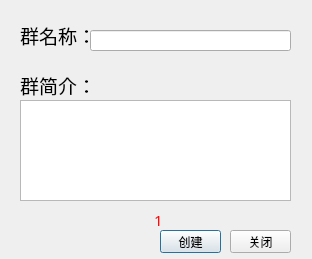
<?xml version="1.0" encoding="UTF-8"?>
<ui version="4.0">
 <class>CreateGroup</class>
 <widget class="QDialog" name="CreateGroup">
  <property name="geometry">
   <rect>
    <x>0</x>
    <y>0</y>
    <width>312</width>
    <height>259</height>
   </rect>
  </property>
  <property name="windowTitle">
   <string>创建聊天群</string>
  </property>
  <widget class="QLabel" name="label">
   <property name="geometry">
    <rect>
     <x>20</x>
     <y>20</y>
     <width>71</width>
     <height>31</height>
    </rect>
   </property>
   <property name="font">
    <font>
     <family>宋体</family>
     <pointsize>14</pointsize>
    </font>
   </property>
   <property name="text">
    <string>群名称：</string>
   </property>
  </widget>
  <widget class="QLineEdit" name="groupNameEdit">
   <property name="geometry">
    <rect>
     <x>90</x>
     <y>30</y>
     <width>201</width>
     <height>21</height>
    </rect>
   </property>
  </widget>
  <widget class="QLabel" name="label_2">
   <property name="geometry">
    <rect>
     <x>20</x>
     <y>70</y>
     <width>71</width>
     <height>31</height>
    </rect>
   </property>
   <property name="font">
    <font>
     <family>宋体</family>
     <pointsize>14</pointsize>
    </font>
   </property>
   <property name="text">
    <string>群简介：</string>
   </property>
  </widget>
  <widget class="QTextEdit" name="groupIntroEdit">
   <property name="geometry">
    <rect>
     <x>20</x>
     <y>100</y>
     <width>271</width>
     <height>101</height>
    </rect>
   </property>
  </widget>
  <widget class="QPushButton" name="createButton">
   <property name="geometry">
    <rect>
     <x>160</x>
     <y>230</y>
     <width>61</width>
     <height>23</height>
    </rect>
   </property>
   <property name="text">
    <string>创建</string>
   </property>
  </widget>
  <widget class="QPushButton" name="closeButton">
   <property name="geometry">
    <rect>
     <x>230</x>
     <y>230</y>
     <width>61</width>
     <height>23</height>
    </rect>
   </property>
   <property name="text">
    <string>关闭</string>
   </property>
  </widget>
  <widget class="QLabel" name="statusLabel">
   <property name="geometry">
    <rect>
     <x>23</x>
     <y>210</y>
     <width>271</width>
     <height>20</height>
    </rect>
   </property>
   <property name="font">
    <font>
     <family>宋体</family>
     <pointsize>11</pointsize>
    </font>
   </property>
   <property name="styleSheet">
    <string notr="true">color: rgb(255, 0, 0);</string>
   </property>
   <property name="text">
    <string>1</string>
   </property>
   <property name="alignment">
    <set>Qt::AlignCenter</set>
   </property>
  </widget>
 </widget>
 <resources/>
 <connections>
  <connection>
   <sender>closeButton</sender>
   <signal>clicked()</signal>
   <receiver>CreateGroup</receiver>
   <slot>close()</slot>
   <hints>
    <hint type="sourcelabel">
     <x>300</x>
     <y>254</y>
    </hint>
    <hint type="destinationlabel">
     <x>365</x>
     <y>227</y>
    </hint>
   </hints>
  </connection>
 </connections>
</ui>
